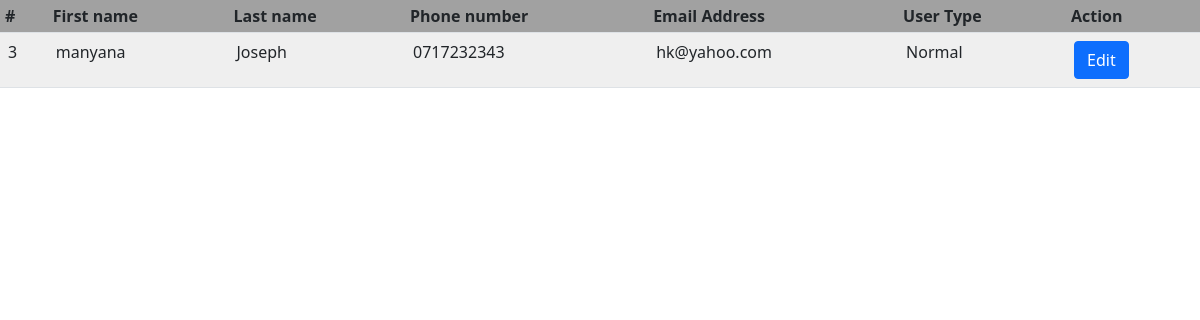
Page /Normal/ViewUser.php (signed in) on the committed database.
### tables this page shows
CREATE TABLE `user` (
  `id` int(11) NOT NULL,
  `fname` varchar(50) NOT NULL,
  `lname` varchar(50) NOT NULL,
  `phone` varchar(15) NOT NULL,
  `email` varchar(255) NOT NULL,
  `password` varchar(20) NOT NULL,
  `type` varchar(20) NOT NULL
);

### Normal/ViewUser.php (the view, shortened to what this page needs)
<?php
include_once '../connection.php';
$email = $_SESSION['email'];
$password = $_SESSION['password'];
$sql="SELECT * FROM user where email = '$email' AND password = '$password'";
$res=mysqli_query($con,$sql) or die(mysqli_error($con));
?>
<html>
<head>
<link href="https://cdn.jsdelivr.net/npm/bootstrap@5.1.3/dist/css/bootstrap.min.css" rel="stylesheet">
<table id="viewdata" class="table table-striped">
<tr>
<th>#</th>
<th>First name</th>
<th>Last name</th>
<th>Phone number</th>
<th>Email Address</th>
<th>User Type</th>
<th>Action</th>
</tr>
<?php
while($row=mysqli_fetch_assoc($res))
{
echo "<tr><td>";
echo $row['id'];
echo "</td><td>";
echo $row['fname'];
echo "</td><td>";
echo $row['lname'];
echo "</td><td>";
echo $row['phone'];
echo "</td><td>";
echo $row['email'];
echo "</td><td>";
echo $row['type'];
echo "
<td><a href=\"#\" class=\" btn btn-primary\" onclick=\"getPage('../nbproject/Edit.php?data=".$row['id']."')\">Edit</a></td></tr>";
}
?>
</table>

### Normal/ViewUser.php (style rules this page uses)
#viewdata th { background:#aaa; }
#viewdata td { background:#efefef; }
#viewdata th,td { padding:5px;text-align:left; }

### rows in the picture
user: id "3", fname "manyana", lname "Joseph", phone "0717232343", email "hk@yahoo.com", type "Normal"
